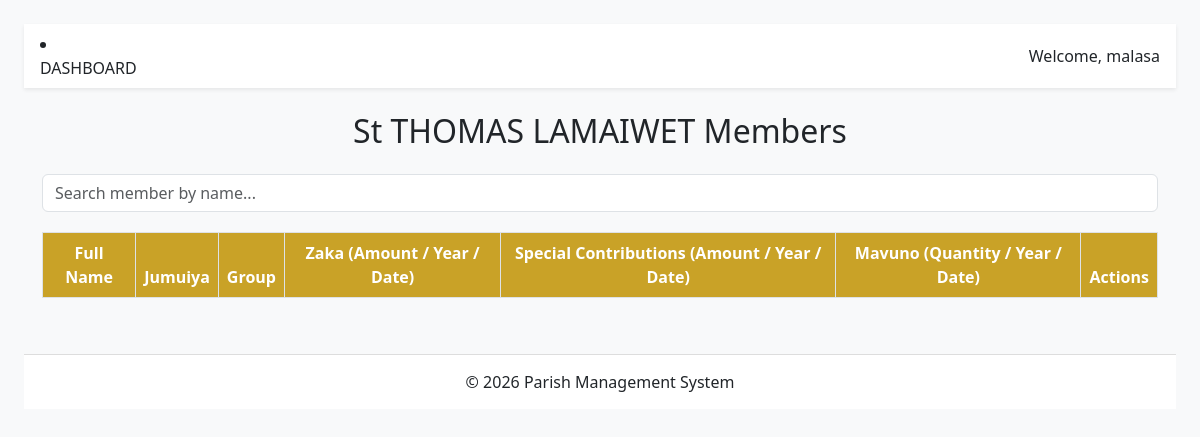
The page /outstation/3/ (signed in) on the database as committed earlier.
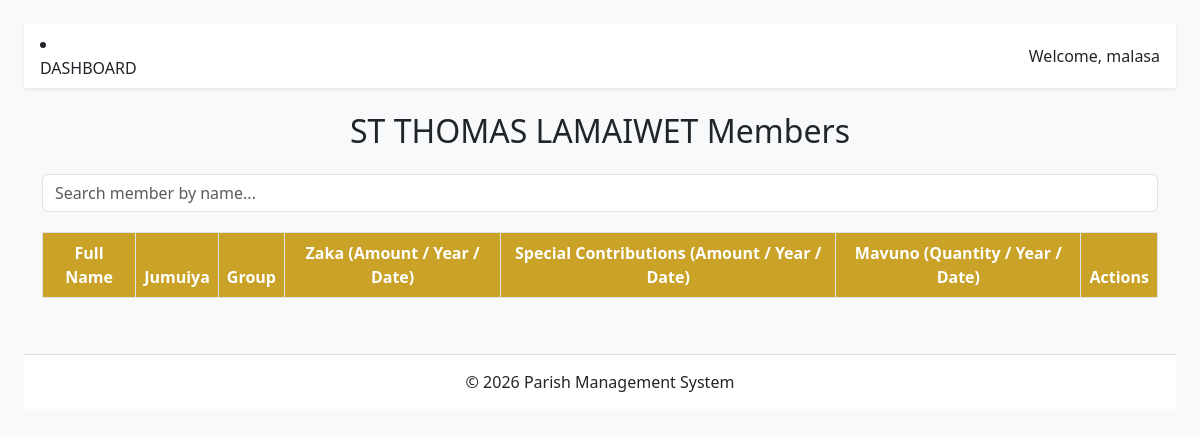
The same page on the database as committed later.
### Ngoiso/models.py (models this page shows, shortened)
class Outstation(models.Model):
    name = models.CharField(max_length=100)
    parish = models.CharField(max_length=50, choices=[('NGOISA', 'NGOISA PARISH')])

### Ngoiso/views.py (the view, shortened to what this page needs)
# urls.py: path('outstation/<int:pk>/', views.outstation, name='outstation'),
@login_required(login_url='Login')
def outstation(request, pk):
    outstation = get_object_or_404(Outstation, id=pk)
    members = Member.objects.filter(outstation=outstation)
    member_data = []
    context = {
        'outstation': outstation,
        'outstation_name': outstation.name,
        'member_data': member_data,
    }
    return render(request, 'detail.html', context)

### Ngoiso/templates/detail.html (shortened to what this page needs)
<!DOCTYPE html>
<html>
<head>
    <link href="https://cdn.jsdelivr.net/npm/bootstrap@5.3.2/dist/css/bootstrap.min.css" rel="stylesheet">
</head>
<body class="p-4">
<nav class="navbar navbar-light bg-white shadow-sm px-3 mb-4">
    <li class="nav-item">
        <a class="nav-link" href="{% url 'Dashbd' %}">DASHBOARD</a>
    </li>
    <span>Welcome, {{ request.user.username }}</span>
</nav>
<div class="container">
    <h2 class="mb-4 text-center">{{ outstation_name }} Members</h2>
    <input type="text" id="memberSearch" class="form-control search-box"
           placeholder="Search member by name..."
           onkeyup="searchMember()">
    <div class="table-responsive">
        <table class="table table-bordered table-striped" id="membersTable">
            <thead>
                <tr>
                    <th>Full Name</th>
                    <th>Jumuiya</th>
                    <th>Group</th>
                    <th>Zaka (Amount / Year / Date)</th>
                    <th>Special Contributions (Amount / Year / Date)</th>
                    <th>Mavuno (Quantity / Year / Date)</th>
                    <th>Actions</th>
                </tr>
            </thead>
        </table>
    </div>
</div>
<footer>
    &copy; {{ now.year|default:2026 }} Parish Management System
</footer>
</body>
</html>

Rows that differ between the two databases and show on the page:
changed Outstation: name "St THOMAS LAMAIWET" → "ST THOMAS LAMAIWET"
